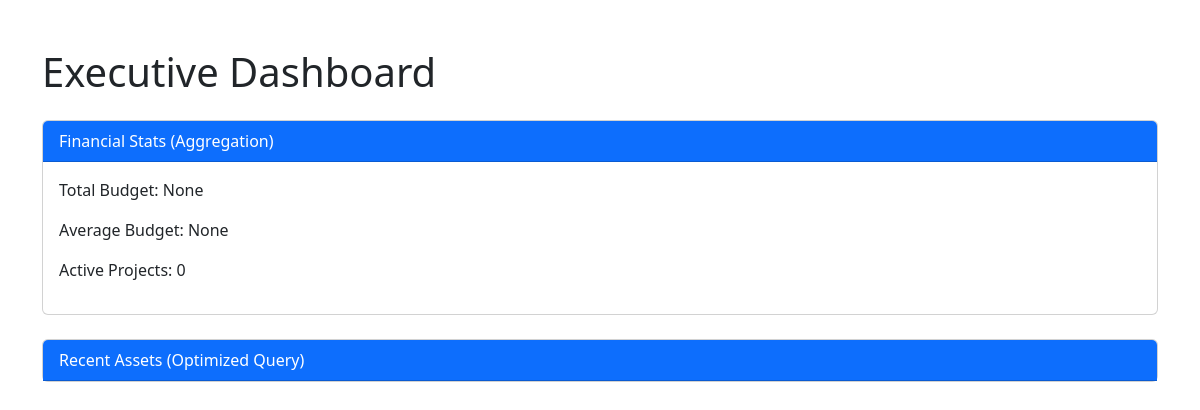
Before: /dashboard/ with the older database file.
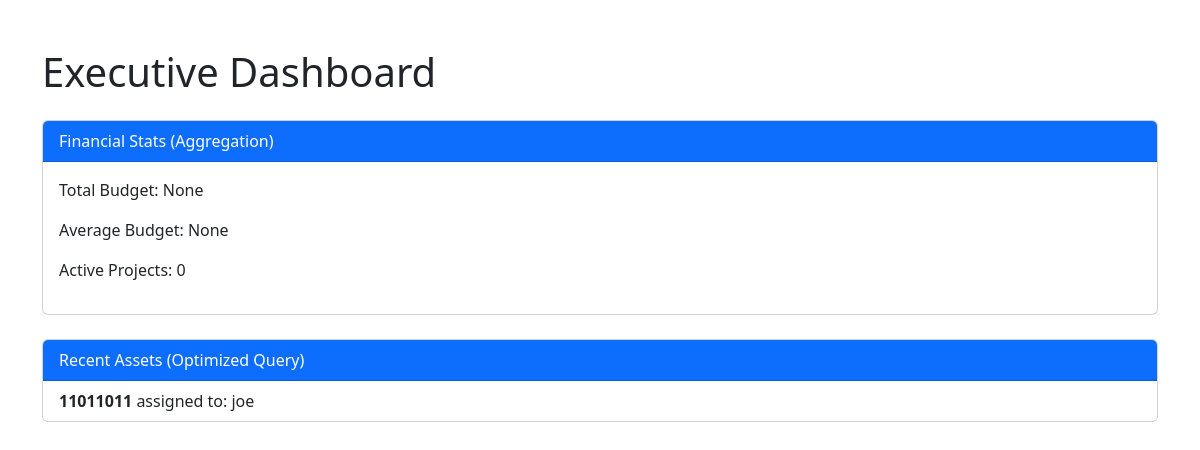
After: the same page with the newer database file.
### core/models.py (models this page shows, shortened)
class TimeStampedModel(models.Model):
    id = models.UUIDField(primary_key=True, default=uuid.uuid4, editable=False)
    created_at = models.DateTimeField(auto_now_add=True)
    updated_at = models.DateTimeField(auto_now=True)
    class Meta:
        abstract = True

class Asset(TimeStampedModel):
    name = models.CharField(max_length=100)
    serial_number = models.CharField(max_length=100, unique=True)
    assigned_to = models.ForeignKey(User, on_delete=models.SET_NULL, null=True, related_name='assets')

class User(AbstractUser):
    department_choices = [
        ('IT', 'Information Technology'),
        ('HR', 'Human Resources'),
        ('Sales', 'Sales'),
    ]
    employee_id = models.CharField(max_length=20, unique=True)
    department = models.CharField(max_length=10, choices=department_choices)

### core/views.py (the view)
# urls.py: path('dashboard/', dashboard_view, name='dashboard'),
def dashboard_view(request):
    stats = Project.objects.aggregate(
        total_budget=Sum('budget'),
        avg_budget=Avg('budget'),
        project_count=Count('id'),
    )
    recent_assets = Asset.objects.select_related('assigned_to').all()[:5]
    context = {
        'stats': stats,
        'recent_assets': recent_assets,
    }
    return render(request, 'core/dashboard.html', context)

### core/templates/core/dashboard.html (shortened to what this page needs)
<!DOCTYPE html>
<html lang="en">
<head>
    <link href="https://cdn.jsdelivr.net/npm/bootstrap@5.3.3/dist/css/bootstrap.min.css" rel="stylesheet">
</head>
<body class="container mt-5">
    <h1>Executive Dashboard</h1>
    <div class="card mt-4">
        <div class="card-header bg-primary text-white">Financial Stats (Aggregation)</div>
        <div class="card-body">
            <p>Total Budget: {{ stats.total_budget }}</p>
            <p>Average Budget: {{ stats.avg_budget }}</p>
            <p>Active Projects: {{ stats.project_count }}</p>
        </div>
    </div>
    <div class="card mt-4">
        <div class="card-header bg-primary text-white">Recent Assets (Optimized Query)</div>
        <ul class="list-group list-group-flush">
            {% for asset in recent_assets %}
            <li class="list-group-item">
                <strong>{{ asset.name }}</strong>
                assigned to: {{ asset.assigned_to.username }}
            </li>
            {% endfor %}
        </ul>
    </div>
</body>
</html>

Changed rows visible on the page:
added Asset: name "11011011", assigned_to.username "joe"
